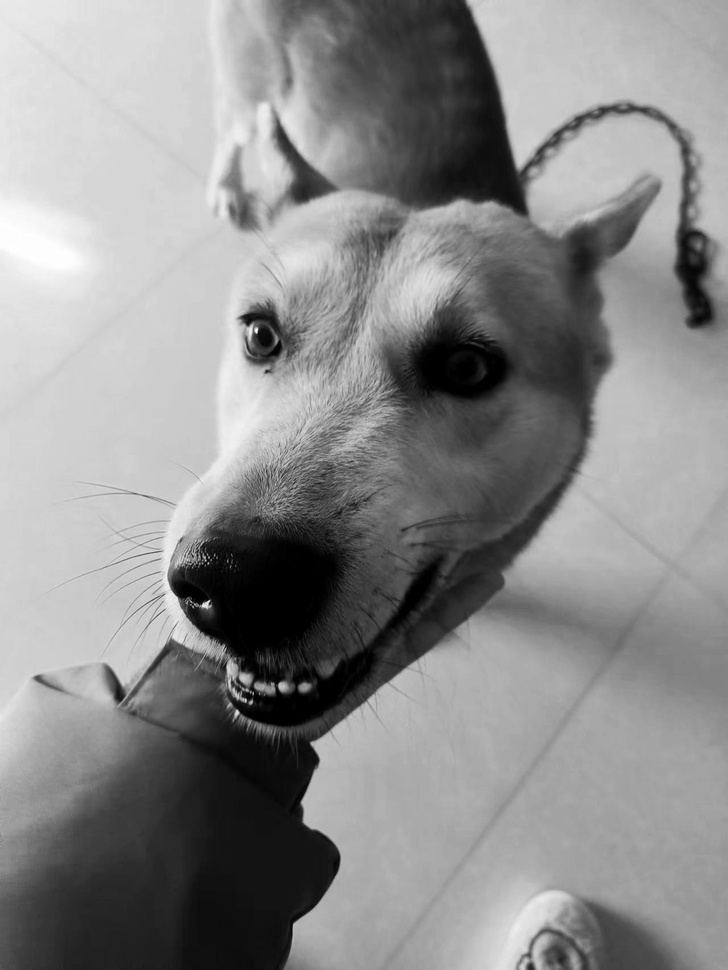
#> input picture 1.jpg, 728 x 970 px, shrunk from 1280 x 1706 before the run
$ python '线性运算.py'
#> lines starting #> are read from the running program, lines starting #| are printed output that depends on the picture
# -- coding: utf-8 --
import cv2
import matplotlib.pyplot as plt
import numpy as np
from math import log10
img=cv2.imread("1.jpg",0)
#> img is the input picture: shape (970, 728); min 0, max 255, mean 139.6

# 获取图像高度和宽度
height = img.shape[0]
#> height = 970
width = img.shape[1]
#> width = 728

#创建一幅图像， uint8是专门用于存储各种图像的（包括RGB，灰度图像等），范围是从0–255
result = np.zeros((height, width), np.uint8)
result1 = np.zeros((height, width), np.uint8)
# 图像灰度反转
for i in range(height):
    for j in range(width):
        if (img[i, j])+50>255:
            gray = 255
        else:
            gray = (img[i, j])+50
        result[i, j] = np.uint8(gray)
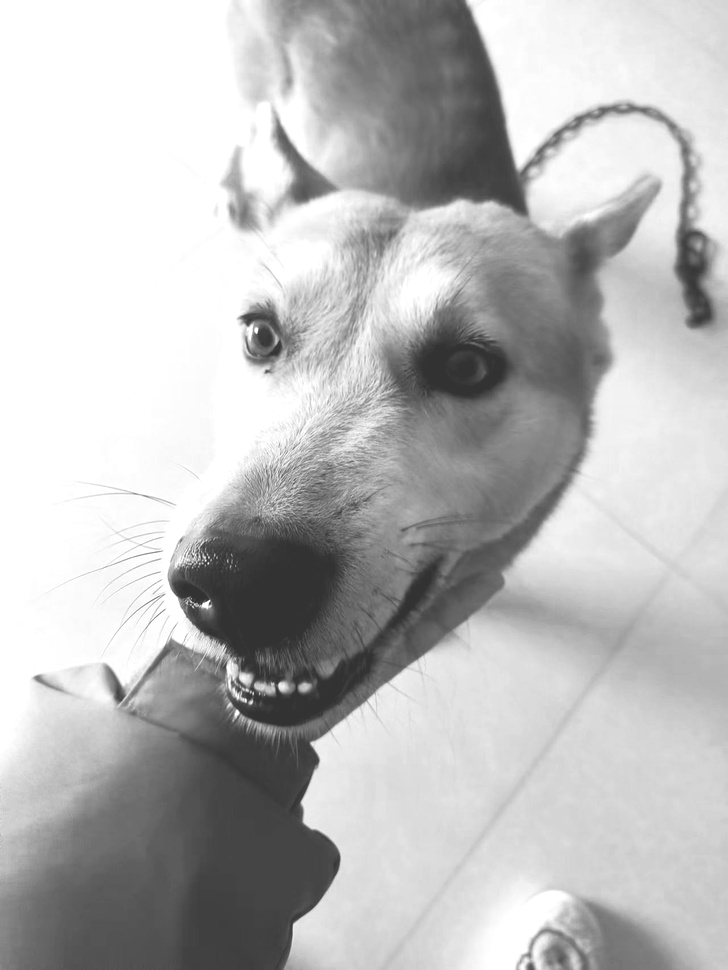
#> result: shape (970, 728); min 50, max 255, mean 187.5

# 显示图形
plt.figure(num='comparison')
titles = ['gray Image', 'brightness increased']
images = [img, result]
for i in range(2):
    plt.subplot(1, 2, i + 1)
    plt.imshow(images[i], 'gray')
    plt.title(titles[i])
    plt.xticks([]), plt.yticks([])
plt.show()
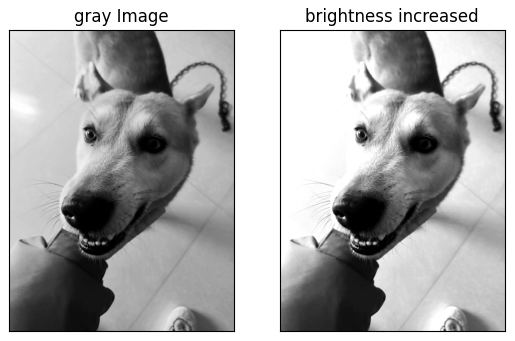
#> figure drawn by matplotlib, 2 panels
